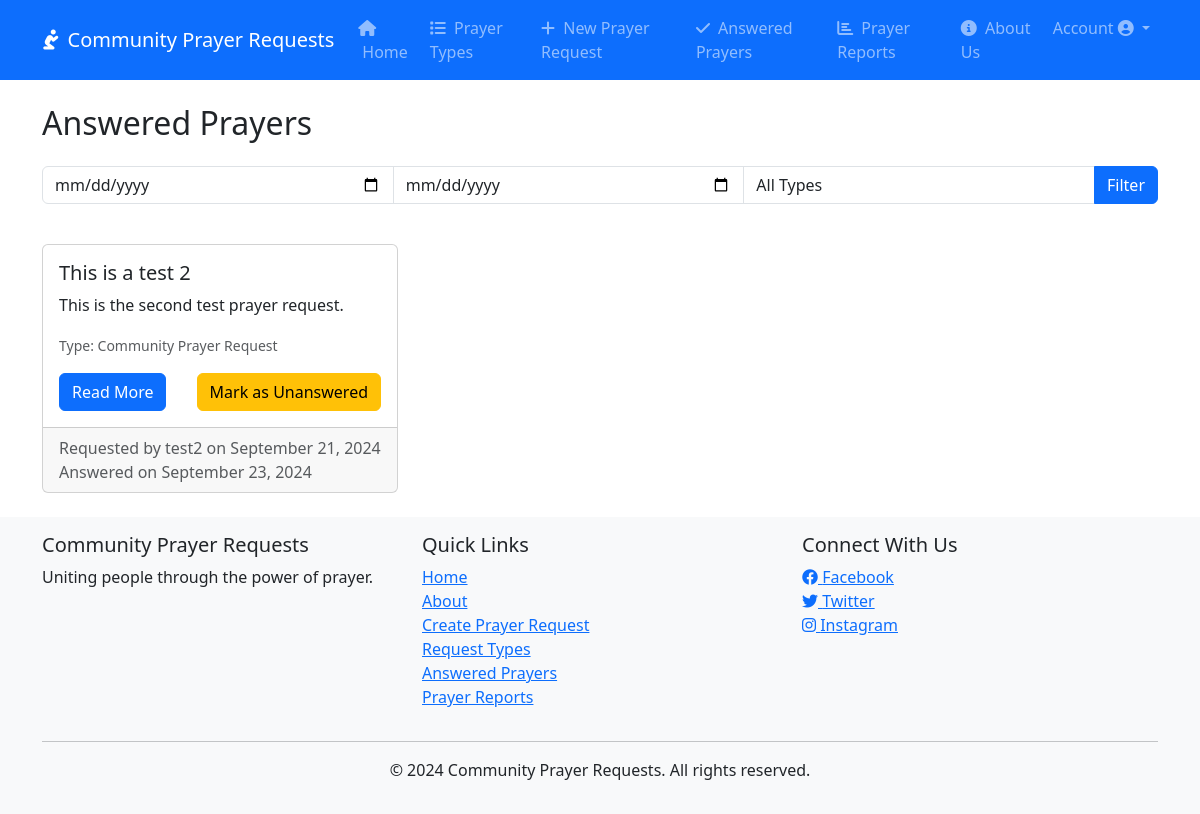
The page /answered/ (signed in) on the database as committed earlier.
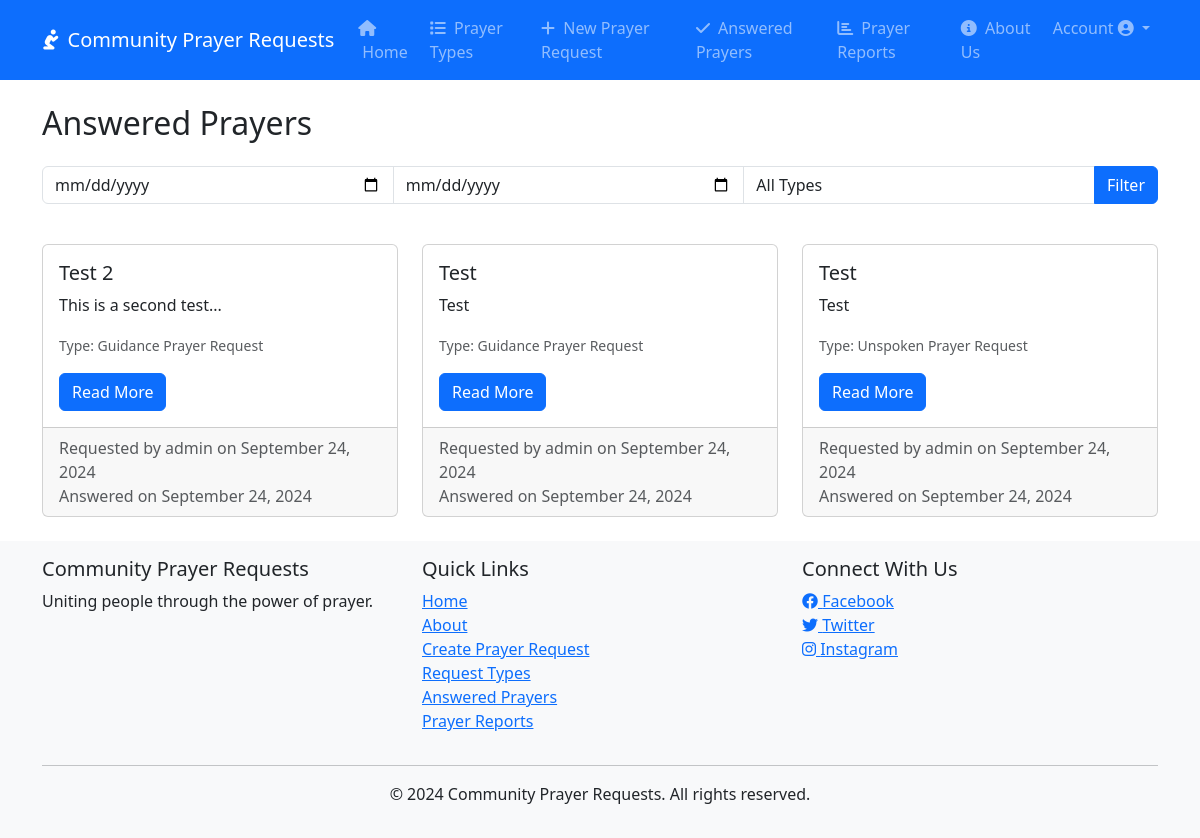
The same page on the database as committed later.
### prayer_requests/models.py (models this page shows, shortened)
class PrayerRequest(models.Model):
    PRAYER_TYPES = [
        ('UNSPOKEN', 'Unspoken Prayer Request'),
        ('VERBAL', 'Verbal Prayer Request'),
        ('HEALTH', 'Health-related Prayer Request'),
        ('FAMILY', 'Family-related Prayer Request'),
        ('GUIDANCE', 'Guidance Prayer Request'),
        ('PRAISE', 'Praise Report/Thanksgiving'),
        ('COMMUNITY', 'Community Prayer Request'),
        ('SPIRITUAL', 'Spiritual Growth'),
    ]
    title = models.CharField(max_length=200)
    description = models.TextField()
    created_by = models.ForeignKey(User, on_delete=models.CASCADE)
    created_at = models.DateTimeField(auto_now_add=True)
    updated_at = models.DateTimeField(auto_now=True)
    prayer_type = models.CharField(max_length=20, choices=PRAYER_TYPES, default='VERBAL')
    is_answered = models.BooleanField(default=False)
    answered_at = models.DateTimeField(null=True, blank=True)
    class Meta:
        ordering = ['-created_at']

### prayer_requests/views.py (the view)
# urls.py: path('answered/', views.answered_prayers, name='answered_prayers'),
@login_required
def answered_prayers(request):
    answered_prayers = PrayerRequest.objects.filter(is_answered=True)
    prayer_types = PrayerRequest.PRAYER_TYPES
    context = {
        'answered_prayers': answered_prayers,
        'prayer_types': prayer_types,
    }
    return render(request, 'prayer_requests/answered_prayers.html', context)

### prayer_requests/templates/prayer_requests/answered_prayers.html (shortened to what this page needs)
{% extends 'prayer_requests/base.html' %}
{% block content %}
{% if user.is_authenticated %}
    <h2 class="mb-4">Answered Prayers</h2>
    <div class="row mb-4">
        <div class="col-md-12">
            <form method="GET" class="form-inline">
                <div class="input-group mb-3">
                    <input type="date" name="start_date" class="form-control" placeholder="Start Date">
                    <input type="date" name="end_date" class="form-control" placeholder="End Date">
                    <select name="prayer_type" class="form-control">
                        <option value="">All Types</option>
                    </select>
                    <button type="submit" class="btn btn-primary">Filter</button>
                </div>
            </form>
        </div>
    </div>
    <div class="row">
        {% for prayer in answered_prayers %}
            <div class="col-md-4 mb-4">
                <div class="card h-100">
                    <div class="card-body">
                        <h5 class="card-title">{{ prayer.title }}</h5>
                        <p class="card-text">{{ prayer.description|truncatewords:20 }}</p>
                        <p class="card-text"><small class="text-muted">Type: {{ prayer.get_prayer_type_display }}</small></p>
                        <div class="d-flex justify-content-between">
                            <a href="{% url 'prayer_request_detail' prayer.pk %}" class="btn btn-primary">Read More</a>
                            {% if user == prayer.created_by or user.is_superuser %}
                                <div>
                                    <form action="{% url 'mark_prayer_unanswered' prayer.pk %}" method="post" class="d-inline">
                                        <button type="submit" class="btn btn-warning">Mark as Unanswered</button>
                                    </form>
                                </div>
                            {% endif %}
                        </div>
                    </div>
                    <div class="card-footer text-muted">
                        Requested by {{ prayer.created_by }} on {{ prayer.created_at|date:"F d, Y" }}<br>
                        Answered on {{ prayer.answered_at|date:"F d, Y" }}
                    </div>
                </div>
            </div>
        {% empty %}
            <div class="col-12">
                <div class="alert alert-info" role="alert">
                    No answered prayers available yet. Keep praying and believing!
                </div>
            </div>
        {% endfor %}
    </div>
{% endif %}
{% endblock %}

Rows that differ between the two databases and show on the page:
removed PrayerRequest: title "This is a test 2", description "This is the second test prayer request.", prayer_type "Community Prayer Request", shows "Mark as Unanswered", created_by "test2", created_at "September 21, 2024", answered_at "September 23, 2024"
added PrayerRequest: title "Test 2", description "This is a second test...", prayer_type "Guidance Prayer Request", created_by "admin", created_at "September 24, 2024", answered_at "September 24, 2024"
added PrayerRequest: title "Test", description "Test", prayer_type "Guidance Prayer Request", created_by "admin", created_at "September 24, 2024", answered_at "September 24, 2024"
added PrayerRequest: title "Test", description "Test", prayer_type "Unspoken Prayer Request", created_by "admin", created_at "September 24, 2024", answered_at "September 24, 2024"
